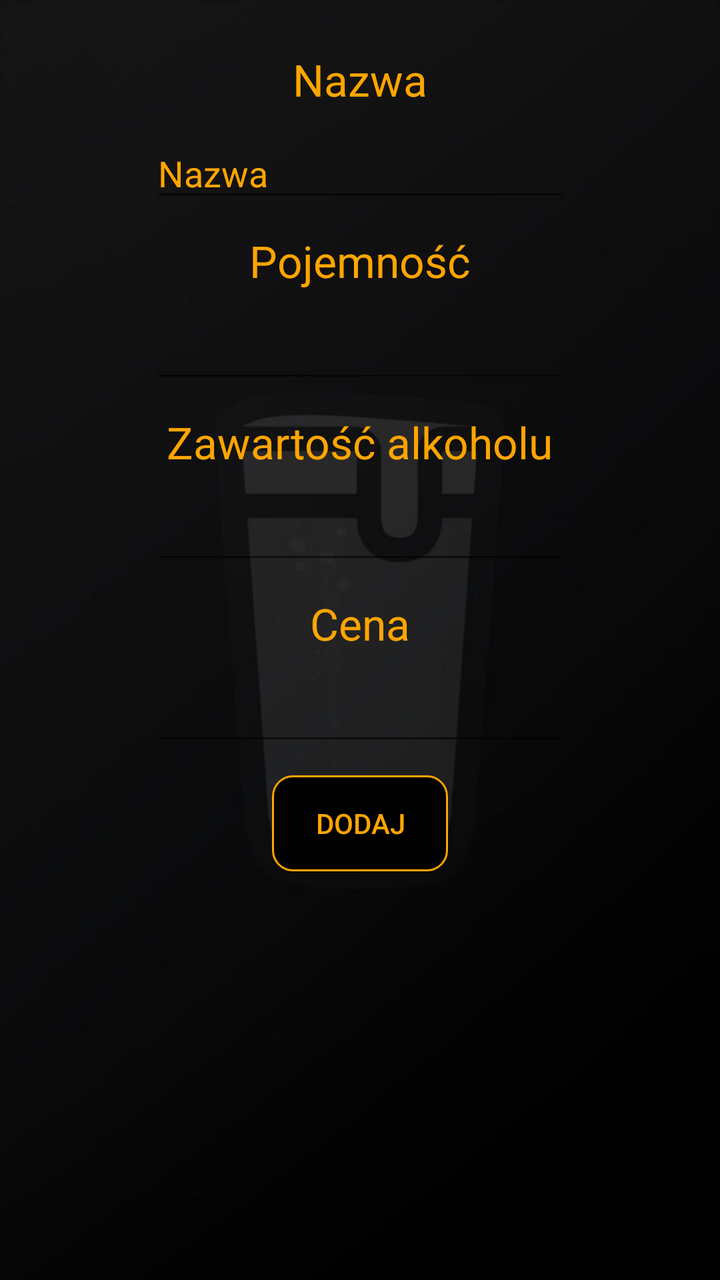
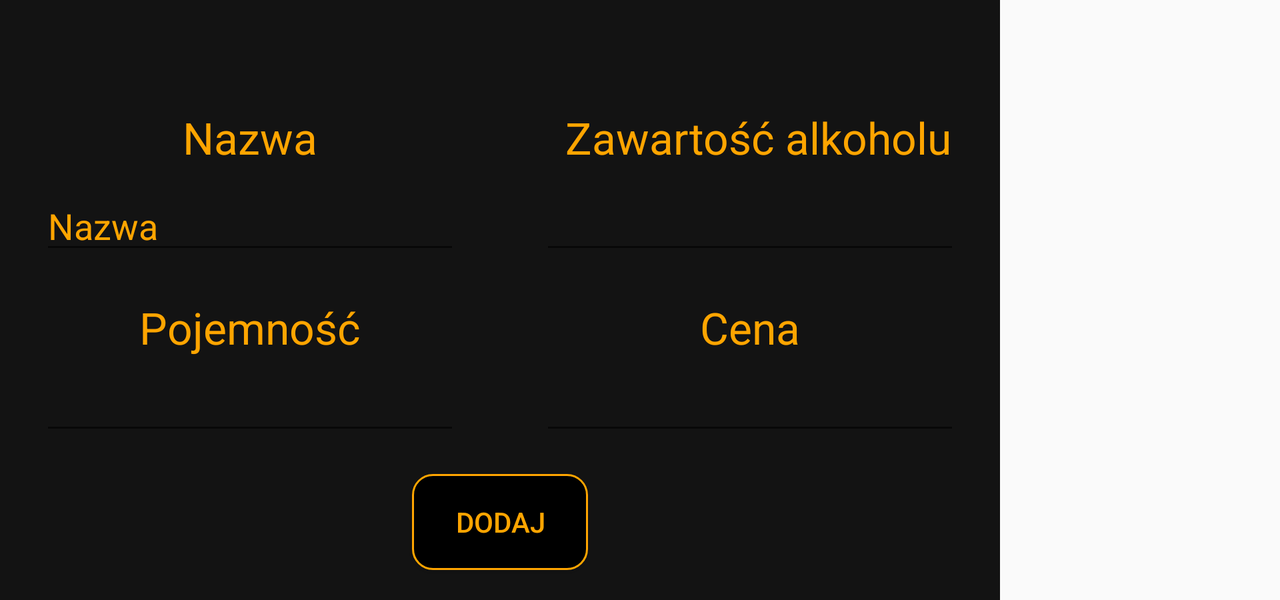

An Android layout and its configuration variant, each rendered on a device that would load it. The default file and the variant file are quoted in full after the pictures.
<!-- AndroidManifest.xml: application theme AppTheme -->
<!-- res/layout/add_alcohol_dialog.xml -->
<?xml version="1.0" encoding="utf-8"?>
<LinearLayout xmlns:android="http://schemas.android.com/apk/res/android"
              xmlns:app="http://schemas.android.com/apk/res-auto"
              xmlns:tools="http://schemas.android.com/tools"
              android:layout_width="wrap_content"
    android:background="@drawable/back"
              android:layout_height="wrap_content" android:orientation="vertical" android:padding="20dp">

    <TextView

        android:id="@+id/addalc_txt_name"
        android:layout_width="wrap_content"
        android:layout_height="wrap_content"
        android:layout_gravity="center"
        android:layout_marginTop="5dp"
        android:layout_marginBottom="5dp"
        android:text="@string/name_add_alcohol"
        android:textColor="#FFA500"
        android:textAppearance="@style/TextAppearance.AppCompat.Large" />
    <EditText
            android:layout_width="wrap_content"
            android:layout_height="wrap_content"
            android:inputType="textPersonName"
            android:ems="10"
        android:textColorHint="#FFA500"
            android:id="@+id/addalc_ptxt_name"
        android:textColor="#FFA500"
            android:hint="@string/name_add_alcohol"
            android:layout_gravity="center" android:layout_marginTop="5dp" android:layout_marginBottom="5dp"/>

    <TextView
        android:id="@+id/addalc_txt_capacity"
        android:layout_width="wrap_content"
        android:layout_height="wrap_content"
        android:layout_gravity="center"
        android:layout_marginTop="5dp"
        android:textColor="#FFA500"
        android:layout_marginBottom="5dp"
        android:text="@string/capacity_add_alcohol"
        android:textAppearance="@style/TextAppearance.AppCompat.Large" />
    <EditText
            android:layout_width="wrap_content"
            android:layout_height="wrap_content"
            android:inputType="numberDecimal"
        android:textColor="#FFA500"
        android:textColorHint="#FFA500"
            android:ems="10"
            android:id="@+id/addalc_ptxt_capacity"
            android:layout_gravity="center" android:layout_marginTop="5dp" android:layout_marginBottom="5dp"/>

    <TextView
        android:id="@+id/addalc_txt_content"
        android:layout_width="wrap_content"
        android:layout_height="wrap_content"
        android:textColor="#FFA500"
        android:layout_gravity="center"
        android:layout_marginTop="5dp"
        android:layout_marginBottom="5dp"
        android:text="@string/content_add_alcohol"
        android:textAppearance="@style/TextAppearance.AppCompat.Large" />
    <EditText
            android:layout_width="wrap_content"
            android:layout_height="wrap_content"
            android:inputType="numberDecimal"
            android:ems="10"
        android:textColorHint="#FFA500"
        android:textColor="#FFA500"
            android:id="@+id/addalc_ptxt_content"
            android:layout_gravity="center" android:layout_marginTop="5dp" android:layout_marginBottom="5dp"/>

    <TextView
        android:id="@+id/addalc_txt_price"
        android:layout_width="wrap_content"
        android:layout_height="wrap_content"
        android:layout_gravity="center"
        android:textColor="#FFA500"
        android:layout_marginTop="5dp"
        android:layout_marginBottom="5dp"
        android:backgroundTint="#FF9800"
        android:text="@string/price_add_alcohol"
        android:textAppearance="@style/TextAppearance.AppCompat.Large" />
    <EditText
            android:layout_width="wrap_content"
            android:layout_height="wrap_content"
            android:inputType="numberDecimal"
        android:textColor="#FFA500"
            android:ems="10"
        android:textColorHint="#FFA500"
            android:id="@+id/addalc_ptxt_price"
            android:layout_gravity="center" android:layout_marginTop="5dp" android:layout_marginBottom="5dp"/>

    <Button
        android:id="@+id/addalc_btn_add"
        android:layout_width="wrap_content"
        android:layout_height="wrap_content"
        android:layout_gravity="center"
        android:layout_marginTop="5dp"
        android:layout_marginBottom="5dp"
        android:background="@drawable/listshape"
        android:textColor="#FFA500"
        android:text="@string/add_add_alcohol" />
</LinearLayout>
<!-- resources referenced by this layout -->
<resources>
  <!-- drawable back: jpg bitmap (drawable, 20358 bytes) -->
  <!-- drawable listshape (drawable) -->
  <?xml version="1.0" encoding="utf-8"?>
  <shape xmlns:android="http://schemas.android.com/apk/res/android">
        <solid android:color="@color/black" />
  
  
      <stroke android:width="1dp"
              android:color="#FFA500" />
  
      <padding android:left="1dp"
               android:top="1dp"
               android:right="1dp"
               android:bottom="1dp" />
  
      <corners android:bottomRightRadius="10dp"
               android:bottomLeftRadius="10dp"
               android:topLeftRadius="10dp"
               android:topRightRadius="10dp"
          android:background="#FFA500"/>
  
  </shape>
  <string name="add_add_alcohol">Dodaj</string>
  <string name="capacity_add_alcohol">Pojemność</string>
  <string name="content_add_alcohol">Zawartość alkoholu</string>
  <string name="name_add_alcohol">Nazwa</string>
  <string name="price_add_alcohol">Cena</string>
  <style name="AppTheme" parent="Theme.AppCompat.Light.DarkActionBar">
          
          <item name="colorPrimary">@color/colorPrimaryDark</item>
          <item name="colorPrimaryDark">@color/menuItemColor</item>
          <item name="colorAccent">@color/menuItemColor</item>
      </style>
  <color name="black">#000</color>
  <color name="colorPrimaryDark">#000</color>
  <color name="menuItemColor">#FFA500</color>
</resources>
<!-- res/layout-land/add_alcohol_dialog.xml (the repository's variant of the layout above) -->
<!-- drawn on the phone turned sideways -->
<?xml version="1.0" encoding="utf-8"?>
<android.support.constraint.ConstraintLayout xmlns:android="http://schemas.android.com/apk/res/android"
                                             xmlns:app="http://schemas.android.com/apk/res-auto"
                                             android:layout_width="500dp"
    android:background="#131313"
                                             android:layout_height="300dp">

    <android.support.constraint.Guideline
            android:orientation="vertical"
            android:layout_width="wrap_content"
            android:layout_height="wrap_content" android:id="@+id/addalcland_gdl1"
            app:layout_constraintGuide_percent="0.50"/>

    <TextView
            android:text="@string/name_add_alcohol"
            android:layout_width="wrap_content"
            android:layout_height="wrap_content"
            android:id="@+id/addalc_txt_name"
        android:textColor="#FFA500"
        android:textAppearance="@style/TextAppearance.AppCompat.Large"
            app:layout_constraintStart_toStartOf="parent" app:layout_constraintTop_toTopOf="parent"
            app:layout_constraintBottom_toBottomOf="parent" app:layout_constraintVertical_bias="0.2"
            app:layout_constraintEnd_toStartOf="@+id/addalcland_gdl1"/>
    <EditText
            android:layout_width="wrap_content"
            android:layout_height="wrap_content"
        android:textColorHint="#FFA500"
            android:inputType="textPersonName"
            android:ems="10"
        android:textColor="#FFA500"
            android:id="@+id/addalc_ptxt_name"
            android:hint="@string/name_add_alcohol"
            app:layout_constraintTop_toTopOf="parent"
            app:layout_constraintBottom_toBottomOf="parent"
            app:layout_constraintStart_toStartOf="parent"
            app:layout_constraintVertical_bias="0.35"
            app:layout_constraintEnd_toStartOf="@+id/addalcland_gdl1"/>
    <TextView
            android:text="@string/capacity_add_alcohol"
            android:layout_width="wrap_content"
            app:layout_constraintTop_toTopOf="parent"
        android:textColor="#FFA500"
        android:textAppearance="@style/TextAppearance.AppCompat.Large"
            app:layout_constraintBottom_toBottomOf="parent"
            app:layout_constraintStart_toStartOf="parent"
            android:layout_height="wrap_content" android:id="@+id/addalc_txt_capacity"
            app:layout_constraintVertical_bias="0.55" app:layout_constraintEnd_toStartOf="@+id/addalcland_gdl1"
    />
    <EditText
            android:layout_width="wrap_content"
            app:layout_constraintTop_toTopOf="parent"
            app:layout_constraintBottom_toBottomOf="parent"
            app:layout_constraintStart_toStartOf="parent"
            android:layout_height="wrap_content"
        android:textColorHint="#FFA500"
        android:textColor="#FFA500"
            android:inputType="numberDecimal"
            android:ems="10"
            android:id="@+id/addalc_ptxt_capacity" app:layout_constraintVertical_bias="0.7"
            app:layout_constraintEnd_toStartOf="@+id/addalcland_gdl1"/>
    <TextView
            android:text="@string/content_add_alcohol"
            app:layout_constraintTop_toTopOf="parent"
            app:layout_constraintBottom_toBottomOf="parent"
            app:layout_constraintEnd_toEndOf="parent"
            android:layout_width="wrap_content"
        android:textColor="#FFA500"
        android:textAppearance="@style/TextAppearance.AppCompat.Large"
            android:layout_height="wrap_content"
            android:id="@+id/addalc_txt_content" app:layout_constraintVertical_bias="0.2"
            app:layout_constraintStart_toStartOf="@+id/addalcland_gdl1" android:layout_marginStart="8dp"/>
    <EditText
            app:layout_constraintTop_toTopOf="parent"
            app:layout_constraintBottom_toBottomOf="parent"
            app:layout_constraintEnd_toEndOf="parent"
            android:layout_width="wrap_content"
            android:layout_height="wrap_content"
        android:textColorHint="#FFA500"
            android:inputType="numberDecimal"
        android:textColor="#FFA500"
            android:ems="10"
            android:id="@+id/addalc_ptxt_content" app:layout_constraintStart_toStartOf="@+id/addalcland_gdl1"
            app:layout_constraintVertical_bias="0.35"/>
    <TextView
            android:text="@string/price_add_alcohol"
            app:layout_constraintTop_toTopOf="parent"
            app:layout_constraintBottom_toBottomOf="parent"
            app:layout_constraintEnd_toEndOf="parent"
            android:layout_width="wrap_content"
        android:textColor="#FFA500"
        android:textAppearance="@style/TextAppearance.AppCompat.Large"
            android:layout_height="wrap_content" android:id="@+id/addalc_txt_price"
            app:layout_constraintVertical_bias="0.55" app:layout_constraintStart_toStartOf="@+id/addalcland_gdl1"
    />
    <EditText
            android:layout_width="wrap_content"
            app:layout_constraintTop_toTopOf="parent"
            app:layout_constraintBottom_toBottomOf="parent"
            app:layout_constraintEnd_toEndOf="parent"
            android:layout_height="wrap_content"
        android:textColor="#FFA500"
            android:inputType="numberDecimal"
            android:ems="10"
            android:id="@+id/addalc_ptxt_price" app:layout_constraintVertical_bias="0.7"
            app:layout_constraintStart_toStartOf="@+id/addalcland_gdl1"/>
    <Button
            android:text="@string/add_add_alcohol"
            app:layout_constraintTop_toTopOf="parent"
            app:layout_constraintBottom_toBottomOf="parent"
            app:layout_constraintStart_toStartOf="parent"
            app:layout_constraintEnd_toEndOf="parent"
            android:layout_width="wrap_content"
        android:textColorHint="#FFA500"
        android:background="@drawable/listshape"
        android:textColor="#FFA500"
            android:layout_height="wrap_content"
            android:id="@+id/addalc_btn_add" app:layout_constraintVertical_bias="0.94"/>
</android.support.constraint.ConstraintLayout>
<!-- resources referenced by the variant -->
<!-- as the phone turned sideways resolves them -->
<resources>
  <!-- drawable listshape (drawable) -->
  <?xml version="1.0" encoding="utf-8"?>
  <shape xmlns:android="http://schemas.android.com/apk/res/android">
        <solid android:color="@color/black" />
  
  
      <stroke android:width="1dp"
              android:color="#FFA500" />
  
      <padding android:left="1dp"
               android:top="1dp"
               android:right="1dp"
               android:bottom="1dp" />
  
      <corners android:bottomRightRadius="10dp"
               android:bottomLeftRadius="10dp"
               android:topLeftRadius="10dp"
               android:topRightRadius="10dp"
          android:background="#FFA500"/>
  
  </shape>
  <string name="add_add_alcohol">Dodaj</string>
  <string name="capacity_add_alcohol">Pojemność</string>
  <string name="content_add_alcohol">Zawartość alkoholu</string>
  <string name="name_add_alcohol">Nazwa</string>
  <string name="price_add_alcohol">Cena</string>
  <style name="AppTheme" parent="Theme.AppCompat.Light.DarkActionBar">
          
          <item name="colorPrimary">@color/colorPrimaryDark</item>
          <item name="colorPrimaryDark">@color/menuItemColor</item>
          <item name="colorAccent">@color/menuItemColor</item>
      </style>
  <color name="black">#000</color>
  <color name="colorPrimaryDark">#000</color>
  <color name="menuItemColor">#FFA500</color>
</resources>
